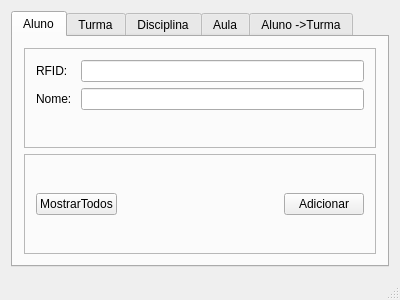
<?xml version="1.0" encoding="UTF-8"?>
<ui version="4.0">
 <class>MainWindow</class>
 <widget class="QMainWindow" name="MainWindow">
  <property name="geometry">
   <rect>
    <x>0</x>
    <y>0</y>
    <width>400</width>
    <height>300</height>
   </rect>
  </property>
  <property name="windowTitle">
   <string>MainWindow</string>
  </property>
  <widget class="QWidget" name="centralWidget">
   <layout class="QVBoxLayout" name="verticalLayout">
    <item>
     <widget class="QTabWidget" name="tabWidget">
      <property name="currentIndex">
       <number>0</number>
      </property>
      <widget class="QWidget" name="tab">
       <attribute name="title">
        <string>Aluno</string>
       </attribute>
       <layout class="QVBoxLayout" name="verticalLayout_2">
        <item>
         <widget class="QFrame" name="frame">
          <property name="frameShape">
           <enum>QFrame::StyledPanel</enum>
          </property>
          <property name="frameShadow">
           <enum>QFrame::Raised</enum>
          </property>
          <layout class="QFormLayout" name="formLayout">
           <item row="1" column="1">
            <widget class="QLineEdit" name="lineEditRFID"/>
           </item>
           <item row="2" column="1">
            <widget class="QLineEdit" name="lineEditNomeAluno"/>
           </item>
           <item row="1" column="0">
            <widget class="QLabel" name="label">
             <property name="text">
              <string>RFID: </string>
             </property>
            </widget>
           </item>
           <item row="2" column="0">
            <widget class="QLabel" name="label_2">
             <property name="text">
              <string>Nome: </string>
             </property>
            </widget>
           </item>
          </layout>
         </widget>
        </item>
        <item>
         <widget class="QFrame" name="frame_2">
          <property name="frameShape">
           <enum>QFrame::StyledPanel</enum>
          </property>
          <property name="frameShadow">
           <enum>QFrame::Raised</enum>
          </property>
          <layout class="QHBoxLayout" name="horizontalLayout">
           <item>
            <widget class="QPushButton" name="pushButton_5">
             <property name="text">
              <string>MostrarTodos</string>
             </property>
            </widget>
           </item>
           <item>
            <spacer name="horizontalSpacer">
             <property name="orientation">
              <enum>Qt::Horizontal</enum>
             </property>
             <property name="sizeHint" stdset="0">
              <size>
               <width>40</width>
               <height>20</height>
              </size>
             </property>
            </spacer>
           </item>
           <item>
            <widget class="QPushButton" name="pushButton">
             <property name="text">
              <string>Adicionar</string>
             </property>
            </widget>
           </item>
          </layout>
          <zorder>pushButton</zorder>
          <zorder>horizontalSpacer</zorder>
          <zorder>pushButton_5</zorder>
         </widget>
        </item>
       </layout>
      </widget>
      <widget class="QWidget" name="tab_2">
       <attribute name="title">
        <string>Turma</string>
       </attribute>
       <layout class="QVBoxLayout" name="verticalLayout_4">
        <item>
         <widget class="QFrame" name="frame_5">
          <property name="frameShape">
           <enum>QFrame::StyledPanel</enum>
          </property>
          <property name="frameShadow">
           <enum>QFrame::Raised</enum>
          </property>
          <layout class="QFormLayout" name="formLayout_2">
           <item row="0" column="0">
            <widget class="QLabel" name="label_4">
             <property name="text">
              <string>Ano</string>
             </property>
            </widget>
           </item>
           <item row="1" column="0">
            <widget class="QLabel" name="label_5">
             <property name="text">
              <string>Semestre</string>
             </property>
            </widget>
           </item>
           <item row="0" column="1">
            <widget class="QLineEdit" name="lineEditAno"/>
           </item>
           <item row="1" column="1">
            <widget class="QLineEdit" name="lineEditSemestre"/>
           </item>
           <item row="2" column="0">
            <widget class="QLabel" name="label_6">
             <property name="text">
              <string>Disciplina</string>
             </property>
            </widget>
           </item>
           <item row="2" column="1">
            <widget class="QLineEdit" name="lineEditDisciplina"/>
           </item>
          </layout>
         </widget>
        </item>
        <item>
         <widget class="QFrame" name="frame_6">
          <property name="frameShape">
           <enum>QFrame::StyledPanel</enum>
          </property>
          <property name="frameShadow">
           <enum>QFrame::Raised</enum>
          </property>
          <layout class="QHBoxLayout" name="horizontalLayout_3">
           <item>
            <widget class="QPushButton" name="pushButton_6">
             <property name="text">
              <string>Mostrar Todas</string>
             </property>
            </widget>
           </item>
           <item>
            <spacer name="horizontalSpacer_3">
             <property name="orientation">
              <enum>Qt::Horizontal</enum>
             </property>
             <property name="sizeHint" stdset="0">
              <size>
               <width>40</width>
               <height>20</height>
              </size>
             </property>
            </spacer>
           </item>
           <item>
            <widget class="QPushButton" name="pushButton_3">
             <property name="text">
              <string>Adicionar</string>
             </property>
            </widget>
           </item>
          </layout>
         </widget>
        </item>
       </layout>
      </widget>
      <widget class="QWidget" name="tab_3">
       <attribute name="title">
        <string>Disciplina</string>
       </attribute>
       <layout class="QVBoxLayout" name="verticalLayout_3">
        <item>
         <widget class="QFrame" name="frame_3">
          <property name="frameShape">
           <enum>QFrame::StyledPanel</enum>
          </property>
          <property name="frameShadow">
           <enum>QFrame::Raised</enum>
          </property>
          <layout class="QFormLayout" name="formLayout_3">
           <item row="0" column="0">
            <widget class="QLabel" name="label_3">
             <property name="text">
              <string>Disciplina</string>
             </property>
            </widget>
           </item>
           <item row="0" column="1">
            <widget class="QLineEdit" name="lineEditAddDisc"/>
           </item>
           <item row="1" column="1">
            <spacer name="verticalSpacer">
             <property name="orientation">
              <enum>Qt::Vertical</enum>
             </property>
             <property name="sizeHint" stdset="0">
              <size>
               <width>20</width>
               <height>40</height>
              </size>
             </property>
            </spacer>
           </item>
          </layout>
         </widget>
        </item>
        <item>
         <widget class="QFrame" name="frame_4">
          <property name="frameShape">
           <enum>QFrame::StyledPanel</enum>
          </property>
          <property name="frameShadow">
           <enum>QFrame::Raised</enum>
          </property>
          <layout class="QHBoxLayout" name="horizontalLayout_2">
           <item>
            <widget class="QPushButton" name="pushButton_7">
             <property name="text">
              <string>Mostrar Todas</string>
             </property>
            </widget>
           </item>
           <item>
            <spacer name="horizontalSpacer_2">
             <property name="orientation">
              <enum>Qt::Horizontal</enum>
             </property>
             <property name="sizeHint" stdset="0">
              <size>
               <width>40</width>
               <height>20</height>
              </size>
             </property>
            </spacer>
           </item>
           <item>
            <widget class="QPushButton" name="pushButton_2">
             <property name="text">
              <string>Adicionar</string>
             </property>
            </widget>
           </item>
          </layout>
         </widget>
        </item>
       </layout>
      </widget>
      <widget class="QWidget" name="tab_4">
       <attribute name="title">
        <string>Aula</string>
       </attribute>
       <layout class="QVBoxLayout" name="verticalLayout_5">
        <item>
         <widget class="QFrame" name="frame_7">
          <property name="frameShape">
           <enum>QFrame::StyledPanel</enum>
          </property>
          <property name="frameShadow">
           <enum>QFrame::Raised</enum>
          </property>
          <layout class="QFormLayout" name="formLayout_4">
           <item row="0" column="0">
            <widget class="QLabel" name="label_7">
             <property name="text">
              <string>Data</string>
             </property>
            </widget>
           </item>
           <item row="0" column="1">
            <widget class="QDateEdit" name="dateEdit">
             <property name="dateTime">
              <datetime>
               <hour>0</hour>
               <minute>0</minute>
               <second>0</second>
               <year>2016</year>
               <month>1</month>
               <day>1</day>
              </datetime>
             </property>
            </widget>
           </item>
           <item row="1" column="0">
            <widget class="QLabel" name="label_8">
             <property name="text">
              <string>ID Turma</string>
             </property>
            </widget>
           </item>
           <item row="1" column="1">
            <widget class="QLineEdit" name="lineEditIDTurma"/>
           </item>
           <item row="2" column="1">
            <spacer name="verticalSpacer_2">
             <property name="orientation">
              <enum>Qt::Vertical</enum>
             </property>
             <property name="sizeHint" stdset="0">
              <size>
               <width>20</width>
               <height>40</height>
              </size>
             </property>
            </spacer>
           </item>
          </layout>
         </widget>
        </item>
        <item>
         <widget class="QFrame" name="frame_8">
          <property name="frameShape">
           <enum>QFrame::StyledPanel</enum>
          </property>
          <property name="frameShadow">
           <enum>QFrame::Raised</enum>
          </property>
          <layout class="QHBoxLayout" name="horizontalLayout_4">
           <item>
            <spacer name="horizontalSpacer_4">
             <property name="orientation">
              <enum>Qt::Horizontal</enum>
             </property>
             <property name="sizeHint" stdset="0">
              <size>
               <width>40</width>
               <height>20</height>
              </size>
             </property>
            </spacer>
           </item>
           <item>
            <widget class="QPushButton" name="pushButton_4">
             <property name="text">
              <string>Adicionar</string>
             </property>
            </widget>
           </item>
          </layout>
         </widget>
        </item>
       </layout>
      </widget>
      <widget class="QWidget" name="tab_5">
       <attribute name="title">
        <string>Aluno -&gt;Turma</string>
       </attribute>
       <layout class="QVBoxLayout" name="verticalLayout_6">
        <item>
         <widget class="QFrame" name="frame_9">
          <property name="frameShape">
           <enum>QFrame::StyledPanel</enum>
          </property>
          <property name="frameShadow">
           <enum>QFrame::Raised</enum>
          </property>
          <layout class="QFormLayout" name="formLayout_5">
           <item row="1" column="0">
            <widget class="QLabel" name="label_9">
             <property name="text">
              <string>Nome Aluno</string>
             </property>
            </widget>
           </item>
           <item row="1" column="1">
            <widget class="QLineEdit" name="lineEditAT"/>
           </item>
           <item row="3" column="1">
            <widget class="QLineEdit" name="lineEditID_TA"/>
           </item>
           <item row="3" column="0">
            <widget class="QLabel" name="label_10">
             <property name="text">
              <string>ID Turma</string>
             </property>
            </widget>
           </item>
          </layout>
         </widget>
        </item>
        <item>
         <widget class="QFrame" name="frame_10">
          <property name="frameShape">
           <enum>QFrame::StyledPanel</enum>
          </property>
          <property name="frameShadow">
           <enum>QFrame::Raised</enum>
          </property>
          <layout class="QHBoxLayout" name="horizontalLayout_5">
           <item>
            <widget class="QPushButton" name="pushButton_9">
             <property name="text">
              <string>Relatório Geral</string>
             </property>
            </widget>
           </item>
           <item>
            <spacer name="horizontalSpacer_5">
             <property name="orientation">
              <enum>Qt::Horizontal</enum>
             </property>
             <property name="sizeHint" stdset="0">
              <size>
               <width>40</width>
               <height>20</height>
              </size>
             </property>
            </spacer>
           </item>
           <item>
            <widget class="QPushButton" name="pushButton_8">
             <property name="text">
              <string>Adicionar</string>
             </property>
            </widget>
           </item>
          </layout>
         </widget>
        </item>
       </layout>
      </widget>
     </widget>
    </item>
   </layout>
  </widget>
  <widget class="QMenuBar" name="menuBar">
   <property name="geometry">
    <rect>
     <x>0</x>
     <y>0</y>
     <width>400</width>
     <height>21</height>
    </rect>
   </property>
  </widget>
  <widget class="QStatusBar" name="statusBar"/>
 </widget>
 <layoutdefault spacing="6" margin="11"/>
 <resources/>
 <connections/>
</ui>
